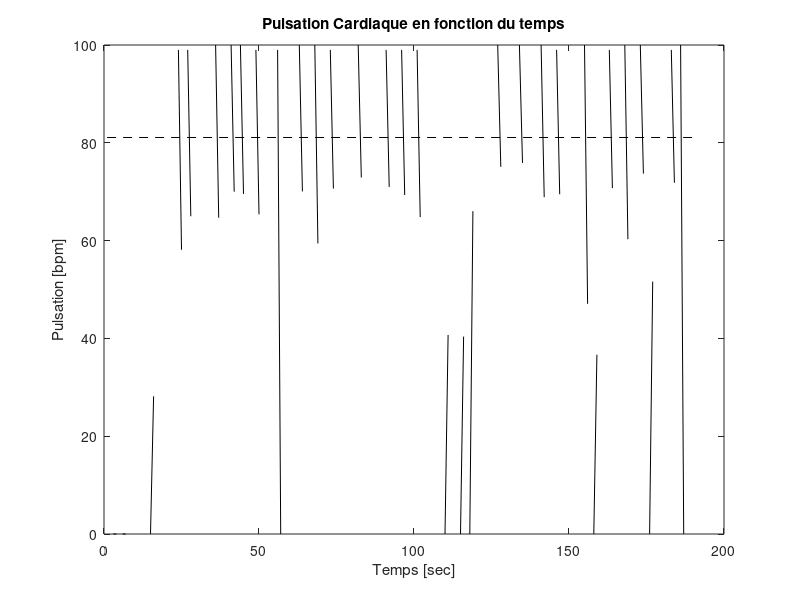

Here is the MATLAB script that generated this plot:
% Import datas

fid10= fopen('tanker.txt');
C10 = textscan(fid10, '%f %f', 'delimiter', ',');
fclose(fid10);

fid11 = fopen('tanker11.txt');
C11 = textscan(fid11, '%f %f', 'delimiter', ',');
fclose(fid11);

fid12 = fopen('tanker12.txt');
C12 = textscan(fid12, '%f %f', 'delimiter', ',');
fclose(fid12);

fid13 = fopen('tanker13.txt');
C13 = textscan(fid13, '%f %f', 'delimiter', ',');
fclose(fid13);



% Statistics 
pulse10 = C10{1,1};
pulse_avg10 = mean(pulse10(pulse10 > 40));

oxymetry10 = C10{1,2};
oxymetry_avg10 = mean(oxymetry10(oxymetry10 ~= 0));


pulse11 = C11{1,1};
pulse_avg11 = mean(pulse11(pulse11 > 40));

oxymetry11 = C11{1,2};
oxymetry_avg11 = mean(oxymetry11(oxymetry11 ~= 0));


pulse12 = C12{1,1};
pulse_avg12 = mean(pulse12(pulse12 > 40));

oxymetry12 = C12{1,2};
oxymetry_avg12 = mean(oxymetry12(oxymetry12 ~= 0));


pulse13 = C13{1,1};
pulse_avg13 = mean(pulse13(pulse13 > 40));

oxymetry13 = C13{1,2};
oxymetry_avg13 = mean(oxymetry13(oxymetry13 ~= 0));



pulse = pulse13;
pulse_avg = pulse_avg13;

% oxymetry = oxymetry11;
% oxymetry_avg = oxymetry_avg11;


N = length(pulse);

t = linspace(1,N,N);

figure(1), plot(t,pulse,'k'),
hold on,
title("Pulsation Cardiaque en fonction du temps"),
xlabel('Temps [sec]'), ylabel('Pulsation [bpm]')
plot([t(1) , t(end)],[pulse_avg , pulse_avg] , 'k--');


% figure(2), plot(t,oxymetry),
% grid on , grid minor, hold on,
% title("Taux d'oxygène sanguin en fonction du temps"),
% xlabel('Temps [sec]'), ylabel("Taux d'oxygène [%]")
% plot([t(1) , t(end)],[oxymetry_avg, oxymetry_avg],'--');